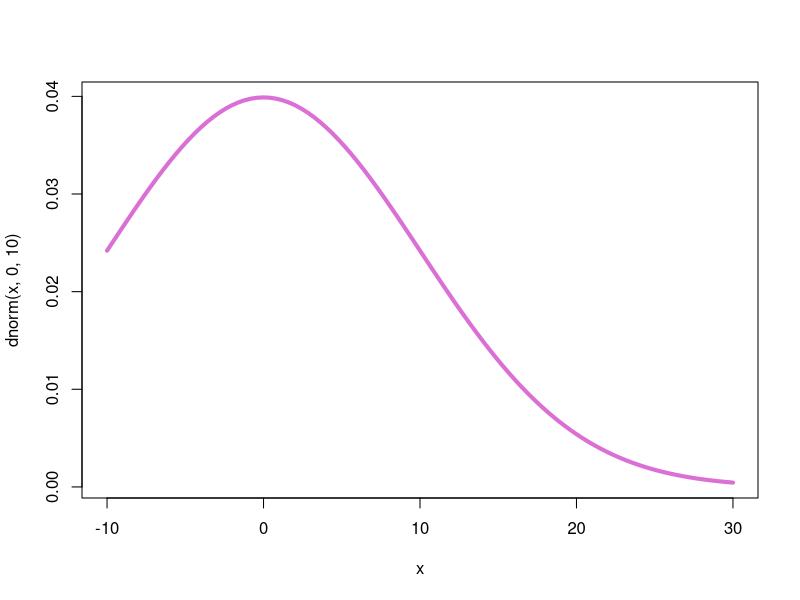
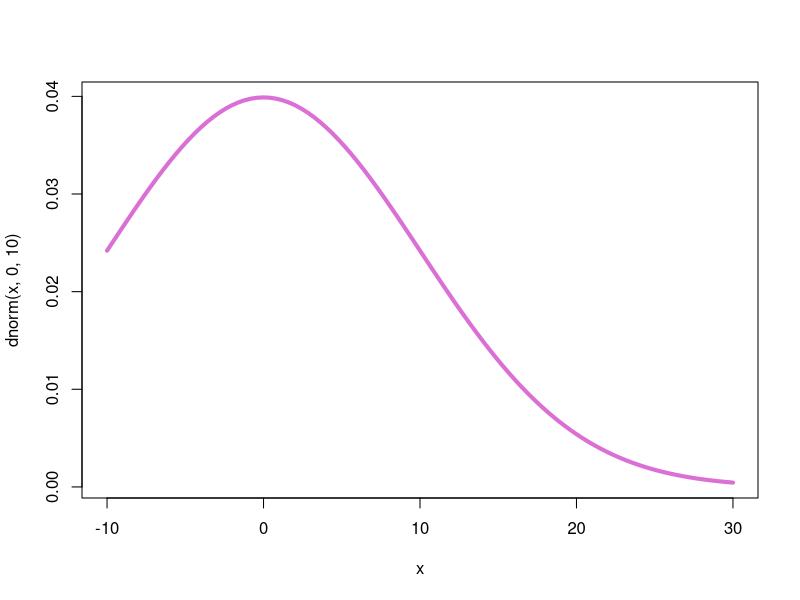
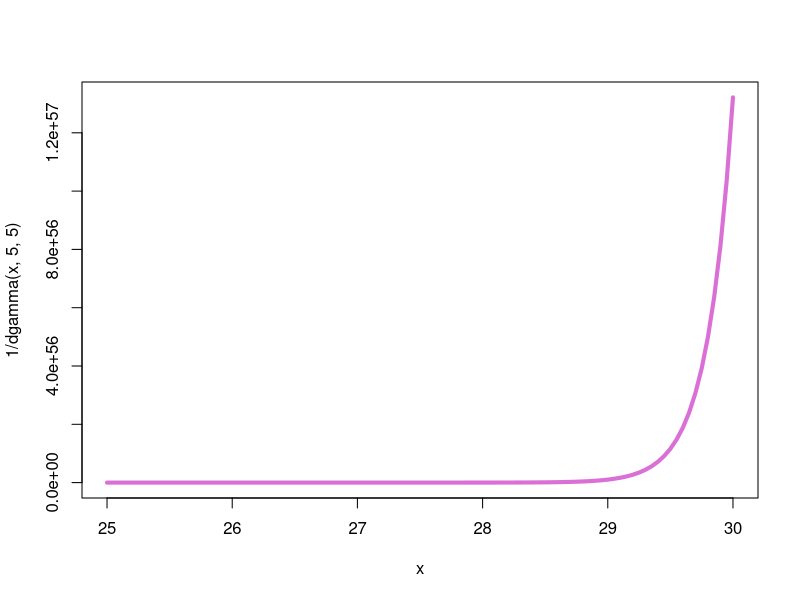

Write the R code that produced these figures, in order.



# Some Suitable Options for the Choice of Hyper Parameters Alongside their  --------
#Possible Distribution for alpha, Note that We can only Use the 
# Part of Distribution from 1 on Wards
curve(dnorm(x,0,10),from = -10,to=30, col='orchid',lwd=4)
#Possible Distribution for beta, Note that We can only Use the 
# Part of Distribution from 1 on Wards
curve(dnorm(x,0,10),from = -10,to=30, col='orchid',lwd=4)
#tau2 
curve(1/dgamma(x,5,5), col='orchid',lwd=4,from = 25, to = 30)
# Part d ------------------------------------------------------------------
set.seed(1)
n_size=1
dugong = read.table('dugong-data.txt',header = TRUE)
Xi = dugong$Age
Yi = dugong$Length

# Generate alpha ----------------------------------------------------------
alpha_sd=10
a=1
b = Inf
pa=pnorm(a,0,alpha_sd)
pb=pnorm(b,0,alpha_sd)
alpha=alpha_sd*qnorm(runif(n_size,pa,pb))


# Generate Beta -----------------------------------------------------------
beta_sd=10
pa_b=pnorm(a,0,beta_sd)
pb_b=pnorm(b,0,beta_sd)
beta=beta_sd*qnorm(runif(n_size,pa_b,pb_b))


# Generate Gamma ----------------------------------------------------------
gam=runif(n_size,0,1)
# Generate Tau Square -----------------------------------------------------
tau=1/rgamma(n_size,5,5)



# Generate mu -------------------------------------------------------------
gen_mu_samples = function(alpha,beta,gam,Xi) 
{  return(alpha-(beta*((gam)^Xi)))
  
}
mu_samples = gen_mu_samples(alpha,beta,gam,Xi)


# Likelihood --------------------------------------------------------------
likelihood = function(vec,y_vec,x_i){
  alpha_vec=vec[1]
  beta_vec = vec[2]
  gam_vec = vec[3]
  tau=vec[4]
  mu = alpha_vec-(beta_vec*((gam_vec)^x_i))
  term_1 = sum((y_vec-mu)^2)/(tau^2)
  term_2 = -term_1 * (0.5)
  const = -0.5*length(y_vec)*log(2*pi*(tau^2))
  expres = -(const + term_2)
  return(expres)
}


# MLE Estimates -----------------------------------------------------------
mle=optim(c(1.5,1.5,0.5,1.5),likelihood,gr = NULL,Yi,Xi,hessian = TRUE)
alpha_estimated = mle$par[1]
beta_estimated=mle$par[2]
gam_estimatede=mle$par[3]
tau_estimated=mle$par[4]
estimates = c(alpha_estimated,beta_estimated,gam_estimatede,tau_estimated)
estimates
# Maximum a Posteriori  ---------------------------------------------------
log_prior = function(vec,y_vec,x_i){
  alpha_vec=vec[1]
  beta_vec = vec[2]
  gam_vec = vec[3]
  tau=vec[4]
  Xi = x_i
  mu = alpha_vec-(beta_vec*((gam_vec)^Xi))
  term_1 = sum((y_vec-mu)^2)/(tau^2)
  term_2 = -term_1 * (0.5)
  const = -0.5*length(y_vec)*log(2*pi*(tau^2))
  expres = -(const + term_2)
  val = -log( dnorm(alpha_vec,0,5)*dnorm(beta_vec,0,2)*dunif(gam_vec,0,1)*(1/dgamma(tau,2,3))) 
  return(expres+val)
}

# Use Maximum_Posteriori --------------------------------------------------
Map=optim(c(1.5,1.5,0.5,1.5),log_prior,gr = NULL,Yi,Xi,hessian = TRUE)
alpha_estimated = Map$par[1]
beta_estimated=Map$par[2]
gam_estimated=Map$par[3]
tau_estimated=Map$par[4]
Map_estimates = c(alpha_estimated,beta_estimated,gam_estimated,tau_estimated)

# Compare Both ------------------------------------------------------------
cat ("Maximum a Posteriori Estimates",Map_estimates)
cat ("Maximum Likelihood Estimates",estimates)



